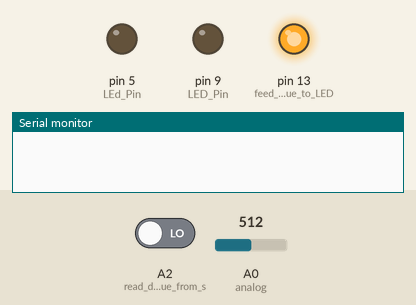
The sketch below on a simulated Arduino Uno, built with avr-gcc and run on an emulated ATmega328P. Parts: output pins drawn as LEDs (lit = HIGH), the last lines printed to the serial monitor. The test bench sets the inputs (shaded band); at power-on: A2 (read_digital_value_from_s) LOW, A0 (analog) = 512.

Above: at 1.2 s.
1.3 s: A2 (read_digital_value_from_s) driven HIGH
At 3.02 s:
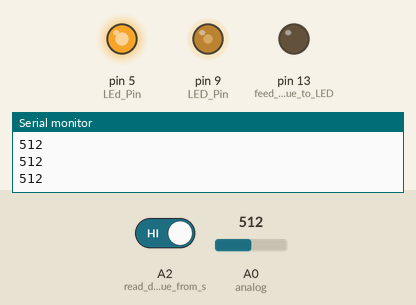
4.3 s: A0 (analog) set to 716
At 6.17 s:
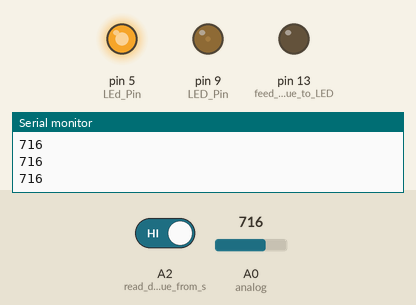
7.3 s: A0 (analog) set to 900
At 9.32 s:
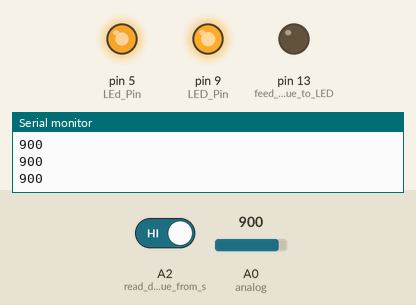
10.3 s: A2 (read_digital_value_from_s) driven LOW
At 11.4 s:
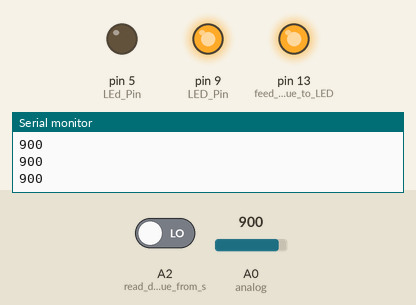
Timing chart, 0 to 13.2 s (numbered marks = the images above; inputs shaded):
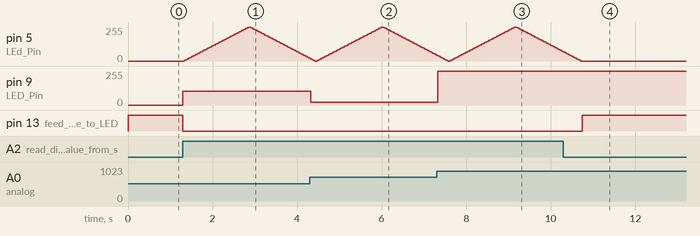

The sketch:

Analog_Digital_LED.ino
```cpp
void setup() {
  pinMode(13, OUTPUT); //feed digital value to LED in pin 13
  pinMode(A2, INPUT);  //read digital value from switch

  Serial.begin(9600); // initialize serial communication at 9600 bits per second:
  pinMode(A0, INPUT); //analog (use analog read for this pin)
  pinMode(9, OUTPUT); //LED Pin (use analog Write into this pin)
  pinMode(5, OUTPUT); //LEd Pin (use analog Write into this pin)

}

void loop() {


  int switchPosition = digitalRead(A2); //this pin will read values from switch

  if (switchPosition == HIGH) {
    digitalWrite(8, HIGH);   // turn the LED on (HIGH is the voltage level)
    digitalWrite(13, LOW);


    //I will be creating fading effect for LED on pin 5
      for (int fadeValue = 0 ; fadeValue <= 255; fadeValue += 5) {
        // sets the value (range from 0 to 255):
        analogWrite(5, fadeValue);


        //dimming effect will be captured by photoresistor
        int val = analogRead(A0);
        Serial.println(val);

        //map value from photoresistor and invert it
        val = map(val,150, 765, 255, 0);

        //feed this inverted value to LED in Pin 9
        analogWrite(9, val);
        delay(30); // wait for 30 milliseconds to see the dimming effect
      }

      //same process below
      // fade out from max to min in increments of 5 points:
      for (int fadeValue = 255 ; fadeValue >= 0; fadeValue -= 5) {
        // sets the value (range from 0 to 255):
        analogWrite(5, fadeValue);
        int val = analogRead(A0);
        val = map(val, 150, 765, 255, 0);
        analogWrite(9, val);

        delay(30); // wait for 30 milliseconds to see the dimming effect
      }


  } else  {
    digitalWrite(8, LOW);    // turn the LED off by making the voltage LOW
    digitalWrite(13, HIGH);

  }
}
```

Measured:
- after the input at 1.3 s, pin 5 (LEd_Pin): rises from 0/255 to 255/255 in 1.5 s, then falls to 20/255 in 1.4 s; pin 9 (LED_Pin): 0/255 → 105/255 at once; pin 13 (feed_digital_value_to_LED): HIGH → LOW at once
- after the input at 4.3 s, pin 9 (LED_Pin): 105/255 → 21/255 at once
- after the input at 7.3 s, pin 9 (LED_Pin): 21/255 → 255/255 at once
- after the input at 10.3 s, pin 5 (LEd_Pin): goes on until 10.7 s, then stays 0/255; pin 13 (feed_digital_value_to_LED): LOW → HIGH after 0.44 s
